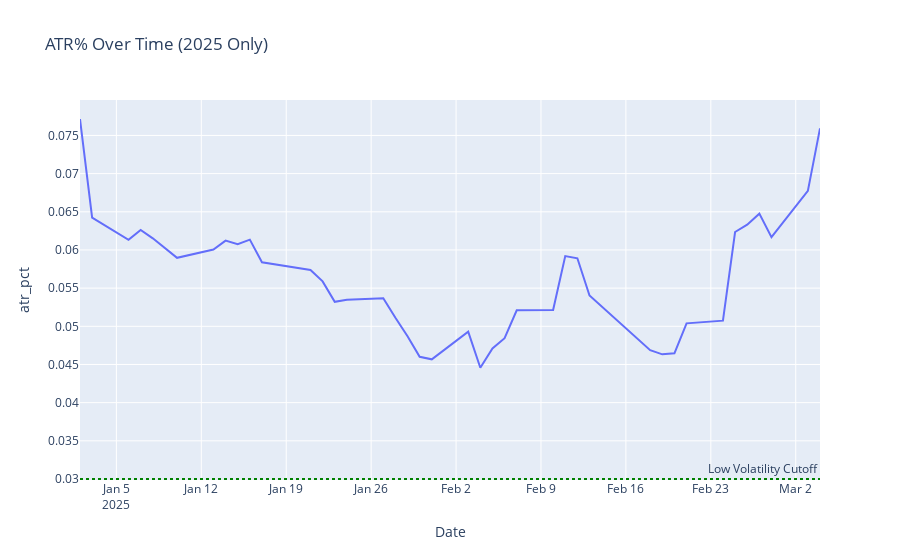

The notebook cell this image was saved under:
### Code cell
import plotly.express as px

# Filter only 2025 data
tsla_2025 = tsla[tsla.index.year == 2025]

# Plot
fig = px.line(tsla_2025, x=tsla_2025.index, y="atr_pct", title="ATR% Over Time (2025 Only)")
fig.add_hline(y=0.03, line_dash="dot", line_color="green", annotation_text="Low Volatility Cutoff")
fig.show()
